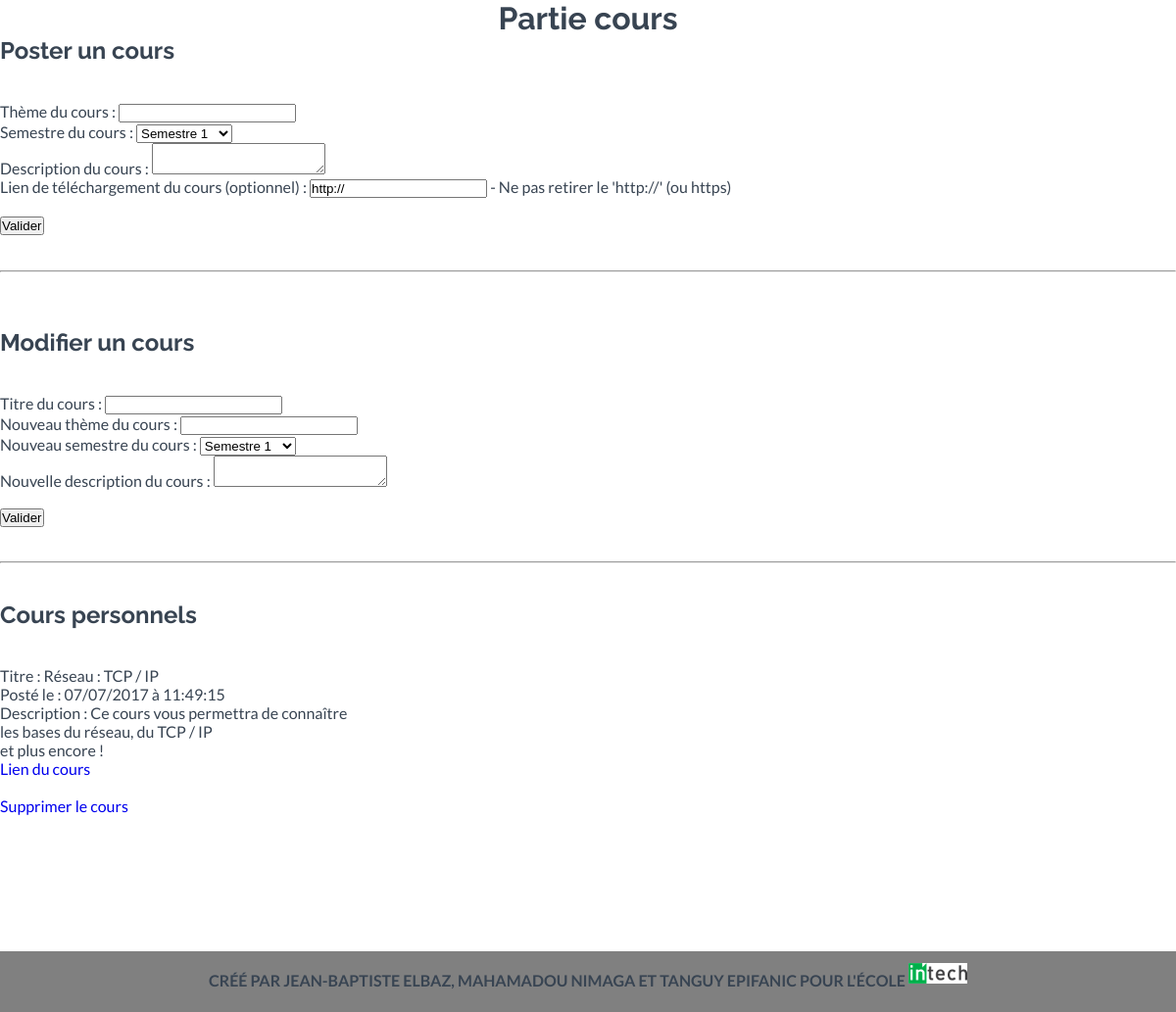
Screenshot of /Vue/profilcours.php (signed in) with the database file from the repository.
### tables this page shows
CREATE TABLE `cours` (
  `id` int(11) NOT NULL,
  `uid` int(11) NOT NULL,
  `theme` varchar(45) NOT NULL,
  `cdate` datetime NOT NULL,
  `classe` varchar(3) NOT NULL,
  `descr` text,
  `fichier` varchar(5000) DEFAULT NULL,
  `remq` varchar(45) DEFAULT NULL
);

### Modele/m_afficher.php (called while the page is built, shortened)
<?php
function modele_afficher_cours($bdd, $ID)
{
	$projets = $bdd->query(
		"SELECT c.id AS cid, u.id, cdate, theme, c.fichier,
			c.descr AS descr, c.classe
		FROM UTILISATEURS u
		JOIN COURS c
		ON u.id = c.uid
		WHERE u.id = $ID
		ORDER BY cdate"
	);
	return $projets->fetchAll();
}
?>

### Vue/profilcours.php (the view, shortened to what this page needs)
<link rel="stylesheet" href="../CSS/fil.css">
<link href="../Bootstrap/theme/assets/css/style.css" rel="stylesheet">
<link href="../Bootstrap/theme/assets/css/font-awesome.min.css" rel="stylesheet">
<?php
$ID      = $_SESSION['ID'];
include("../Modele/m_afficher.php");
include("../Autres/conf.php");
?>
<CENTER><h1>Partie cours</h1></CENTER>
<h2>Poster un cours</h2>
<form method="POST" action="../Controleur/c_poster_cp.php">
	Thème du cours : <input type="text" name="Theme">
	<br>
	Semestre du cours :
	<select name="Niveau2">
		<option value="1">Semestre 1</option>
	</select>
	<br>
	Description du cours : <textarea name="Description2"></textarea>
	<br>
	Lien de téléchargement du cours (optionnel) : <input type="text" name="Fichier" value="http://"> - Ne pas retirer le 'http://' (ou https)
	<br><br>
	<input type="submit" name="Bouton2" value="Valider">
</form>
<br><br><br><hr><br>
<h2>Modifier un cours</h2>
<form method="POST" action="../Controleur/c_modifier_cours.php">
	Titre du cours : <input type="text" name="Titre">
	<br>
	Nouveau thème du cours : <input type="text" name="Theme">
	<br>
	Nouveau semestre du cours :
	<select name="Niveau">
		<option value="1">Semestre 1</option>
	</select>
	<br>
	Nouvelle description du cours : <textarea name="Description"></textarea>
	<br><br>
	<input type="submit" name="Bouton5" value="Valider" />
</form>
<br><br><br><hr><br><br>
<h2>Cours personnels</h2>
<?php
$cours = modele_afficher_cours($bdd, $ID);
foreach ($cours as $donnees)
{
	list($an, $mois, $jour, $heure, $min, $sec) =
		sscanf($donnees['cdate'], '%4s-%2s-%2s %2s:%2s:%2s');
	echo "<br> Titre : " . htmlspecialchars($donnees['theme']) . "<br>";
	echo "Posté le : $jour/$mois/$an à $heure:$min:$sec <br>";
	echo "Description : " . nl2br(htmlspecialchars($donnees['descr'])) . "<br>";
	if (!empty($donnees['fichier'])) echo "<a href='". htmlspecialchars(nl2br("$donnees[fichier]")) ."'> Lien du cours </a> <br>";
	$buff = $donnees['cid'];
?>
<a href="../Vue/profil.php?supc=<?php echo $buff; ?>" onclick="return confirm('Êtes-vous sûr ?');">Supprimer le cours</a>
<?php
}
include("../Vue/footer.php");
?>

### CSS/fil.css (style rules this page uses)
form { display: inline; }
hr { color: #EEE8E8; margin-top: -0.2%; }

### rows the page displays
cours: theme "Réseau : TCP / IP", jour "07", mois "07", an "2017", heure "11", min "49", sec "15", descr "Ce cours vous permettra de connaître les bases du réseau, du TCP / IP et plus encore !"
